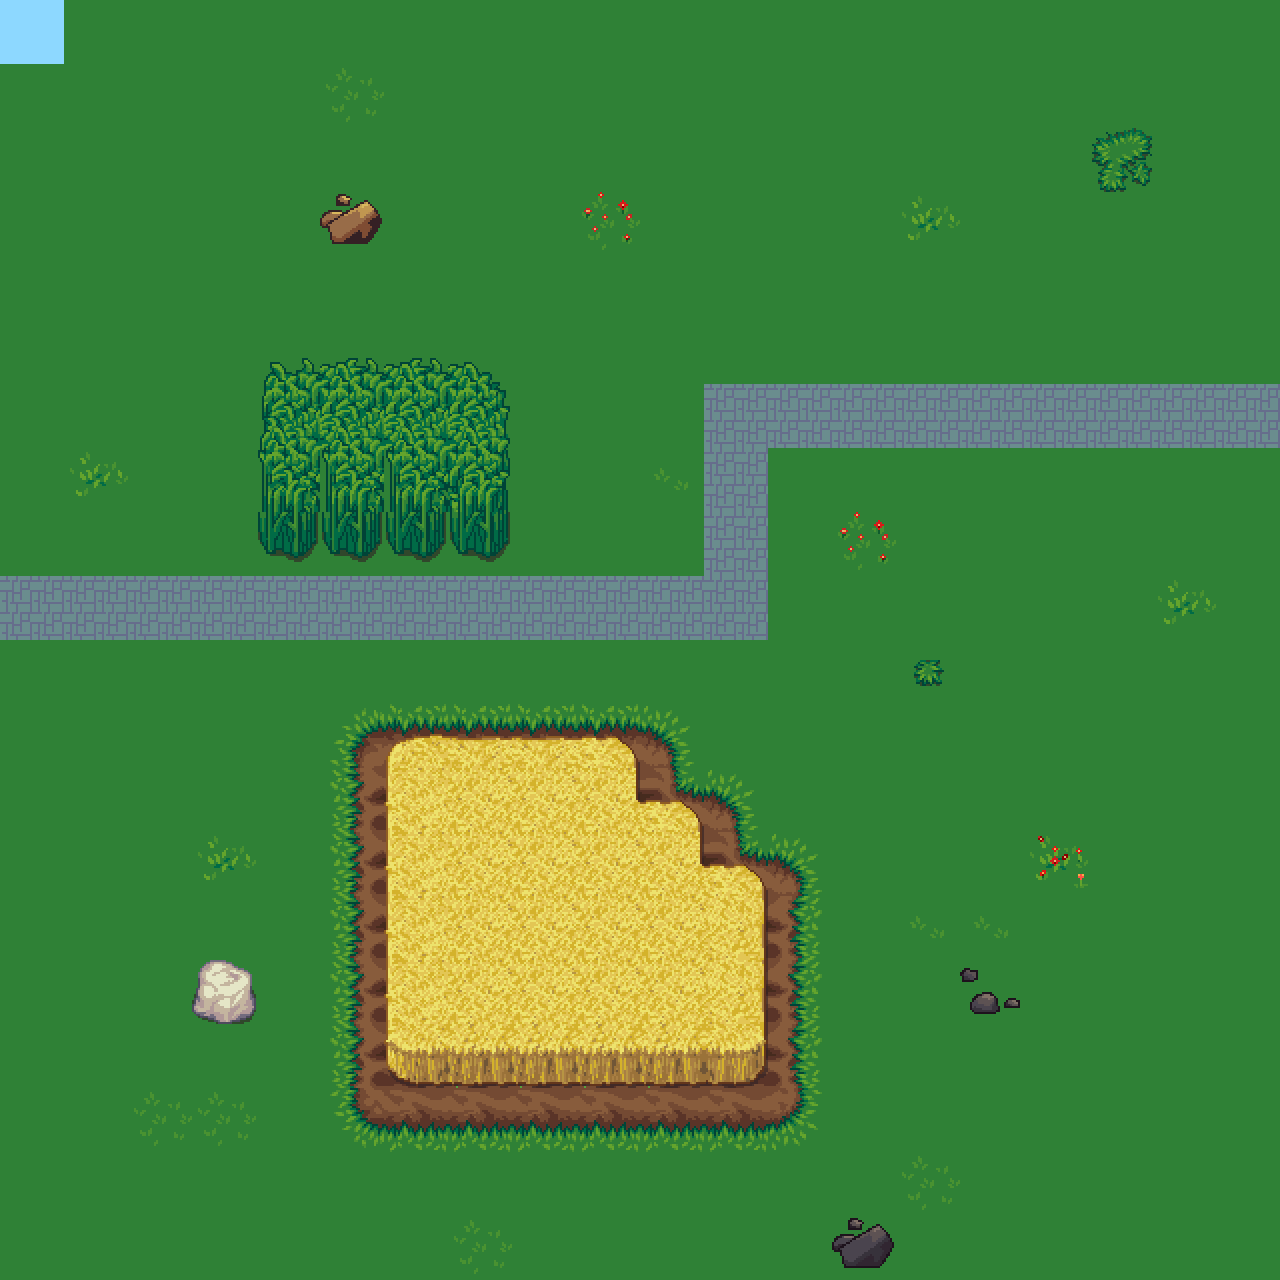

The image is a tile-based game level rendered from a .tmx file. Its description and complete source (layers, tilesets, objects, tile grids) follow:
An orthogonal 20x20 tile map with 64x64 px tiles, 2 tile layers (Terrain, Terrain Features).

<map version="1.0" orientation="orthogonal" renderorder="right-down" width="20" height="20" tilewidth="64" tileheight="64" nextobjectid="1">
 <tileset firstgid="1" name="terrain" tilewidth="64" tileheight="64">
  <image source="gfx/spritesheets/64/lpc/terrain.png" width="2048" height="2048" />
 </tileset>
 <layer name="Terrain" width="20" height="20">
  <data encoding="csv">
290,290,290,290,290,290,290,290,290,290,290,290,290,290,290,290,290,290,290,290,
290,290,290,290,290,290,290,290,290,290,290,290,290,290,290,290,290,290,290,290,
290,290,290,290,290,290,290,290,290,290,290,290,290,290,290,290,290,290,290,290,
290,290,290,290,290,290,290,290,290,290,290,290,290,290,290,290,290,290,290,290,
290,290,290,290,290,290,290,290,290,290,290,290,290,290,290,290,290,290,290,290,
290,290,290,290,290,290,290,290,290,290,290,290,290,290,290,290,290,290,290,290,
290,290,290,290,290,290,290,290,290,290,290,290,290,290,290,290,290,290,290,290,
290,290,290,290,290,290,290,290,290,290,290,290,290,290,290,290,290,290,290,290,
290,290,290,290,290,290,290,290,290,290,290,290,290,290,290,290,290,290,290,290,
290,290,290,290,290,290,290,290,290,290,290,290,290,290,290,290,290,290,290,290,
290,290,290,290,290,290,290,290,290,290,290,290,290,290,290,290,290,290,290,290,
290,290,290,290,290,644,645,645,645,645,646,290,290,290,290,290,290,290,290,290,
290,290,290,290,290,676,677,677,677,677,613,646,290,290,290,290,290,290,290,290,
290,290,290,290,290,676,677,677,677,677,677,613,646,290,290,290,290,290,290,290,
290,290,290,290,290,676,677,677,677,677,677,677,678,290,290,290,290,290,290,290,
290,290,290,290,290,676,677,677,677,677,677,677,678,290,290,290,290,290,290,290,
290,290,290,290,290,676,677,677,677,677,677,677,678,290,290,290,290,290,290,290,
290,290,290,290,290,708,709,709,709,709,709,709,710,290,290,290,290,290,290,290,
290,290,290,290,290,290,290,290,290,290,290,290,290,290,290,290,290,290,290,290,
290,290,290,290,290,290,290,290,290,290,290,290,290,290,290,290,290,290,290,290
</data>
 </layer>
 <layer name="Terrain Features" width="20" height="20">
  <data encoding="csv">
497,0,0,0,0,0,0,0,0,0,0,0,0,0,0,0,0,0,0,0,
0,0,0,0,0,354,0,0,0,0,0,0,0,0,0,0,0,0,0,0,
0,0,0,0,0,0,0,0,0,0,0,0,0,0,0,0,0,193,0,0,
0,0,0,0,0,640,0,0,0,357,0,0,0,0,353,0,0,0,0,0,
0,0,0,0,0,0,0,0,0,0,0,0,0,0,0,0,0,0,0,0,
0,0,0,0,802,803,803,804,0,0,0,0,0,0,0,0,0,0,0,0,
0,0,0,0,834,835,835,836,0,0,0,491,491,491,491,491,491,491,491,491,
0,353,0,0,866,866,866,868,0,0,355,491,0,0,0,0,0,0,0,0,
0,0,0,0,897,897,897,897,0,0,0,491,0,357,0,0,0,0,0,0,
491,491,491,491,491,491,491,491,491,491,491,491,0,0,0,0,0,0,353,0,
0,0,0,0,0,0,0,0,0,0,0,0,0,0,225,0,0,0,0,0,
0,0,0,0,0,0,272,273,273,274,0,0,0,0,0,0,0,0,0,0,
0,0,0,0,0,0,304,305,305,241,274,0,0,0,0,0,0,0,0,0,
0,0,0,353,0,0,304,305,305,305,241,274,0,0,0,0,356,0,0,0,
0,0,0,0,0,0,304,305,305,305,305,306,0,0,355,355,0,0,0,0,
0,0,0,510,0,0,304,305,305,305,305,306,0,0,0,542,0,0,0,0,
0,0,0,0,0,0,336,337,337,337,337,338,0,0,0,0,0,0,0,0,
0,0,354,354,0,0,0,0,0,0,0,0,0,0,0,0,0,0,0,0,
0,0,0,0,0,0,0,0,0,0,0,0,0,0,354,0,0,0,0,0,
0,0,0,0,0,0,0,354,0,0,0,0,0,575,0,0,0,0,0,0
</data>
 </layer>
</map>